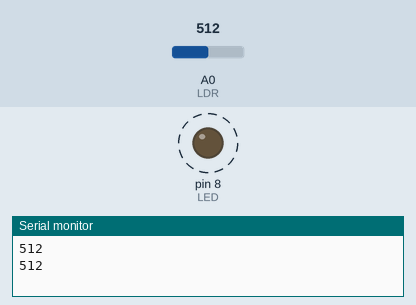
This sketch was run on a simulated Arduino Uno, built with avr-gcc and run on an emulated ATmega328P. Shown: output pins drawn as LEDs (lit = HIGH), the last lines printed to the serial monitor. Dashed ring = blinking. The inputs (shaded band) are chosen by the test bench; at power-on: A0 (LDR) = 512.

Above: at 2.8 s.
2.9 s: A0 (LDR) set to 900
At 3.7 s:
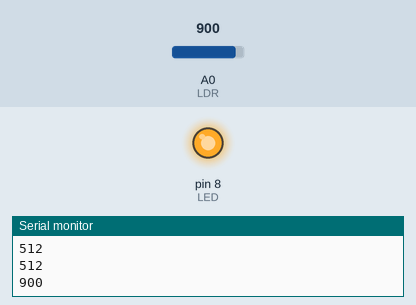
4.5 s: A0 (LDR) set to 306
At 5.0 s:
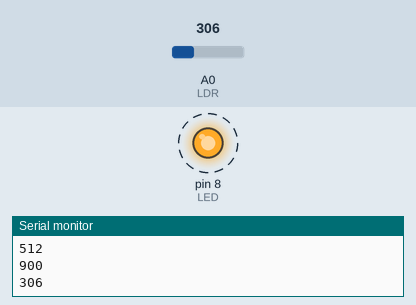
Timing chart, 0 to 14.0 s (numbered marks = the images above; inputs shaded):
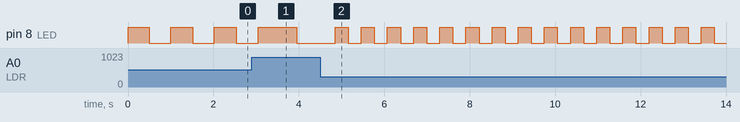

The sketch:

LEDBlinking_ByChangeIntensity.ino
```cpp
// Change LED blinking with respect to intensity

const int LED = 8;
const int LDR = A0;
int interval = 500;

// the setup function runs once when you press reset or power the board
void setup() {
  Serial.begin(9600);
  // initialize digital pin LED_BUILTIN as an output.
  pinMode(LED, OUTPUT);
  pinMode(LDR, INPUT);

}

// the loop function runs over and over again forever
void loop() {
  digitalWrite(LED, HIGH);   // turn the LED on (HIGH is the voltage level)
  delay(interval);                       // wait for a second
  digitalWrite(LED, LOW);    // turn the LED off by making the voltage LOW
  delay(interval);

  int sensorValue = analogRead(LDR);
  interval = map(sensorValue,0,1000,0,1000);
  Serial.println(sensorValue);


}
```

Measured:
- after the input at 4.5 s, pin 8 (LED): alternates HIGH for 0.31 s and LOW for 0.31 s, starting after 0.66 s
- by itself, pin 8 (LED): alternates HIGH for 0.51 s and LOW for 0.51 s
